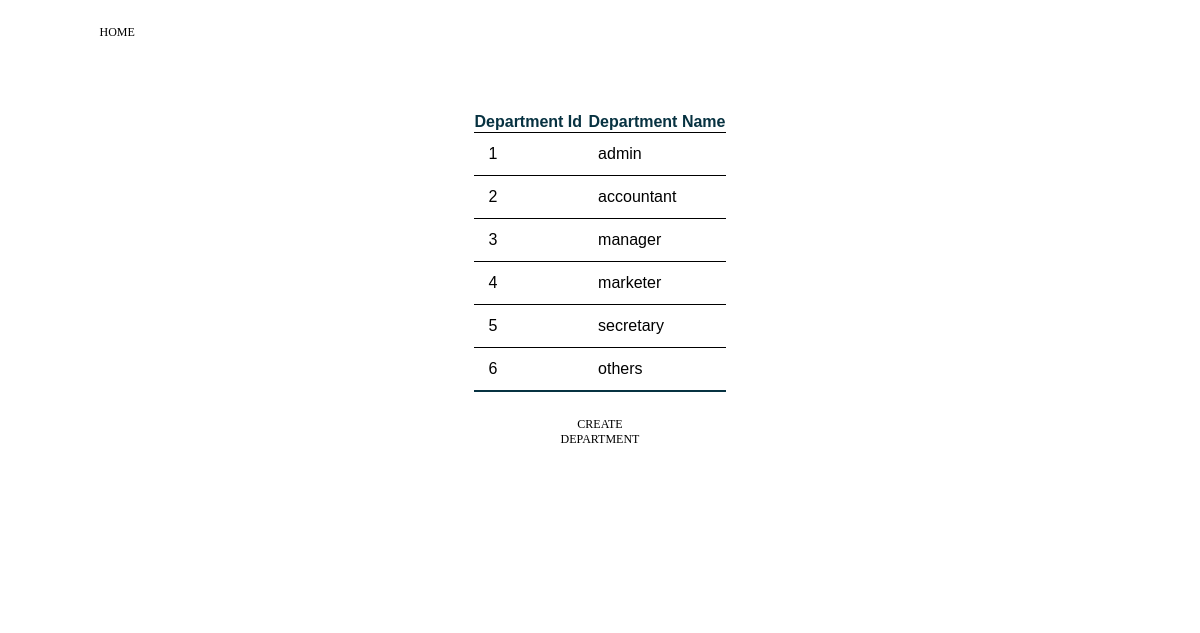
The app's page /nav/dept.php with its own data.
### tables this page shows
CREATE TABLE `departments` (
  `deptId` int(10) NOT NULL,
  `deptName` varchar(100) NOT NULL
);

### nav/dept.php (the view, shortened to what this page needs)
<!DOCTYPE html>
<html lang="en">
<head>
</head>
<body>
<?php
require_once '../inc/conn.php';
$qry="SELECT * FROM departments";
        $result=mysqli_query($cnn, $qry);
echo "<div id='contentbox'>";
        echo"<a href='../frame-c.php'>HOME</a>";
        echo"<center>";
       echo" <h2 >DEPARTMENT LIST</h2>";
echo '<table class="content-tab" border="0">';
echo '<tr><th>Department Id</th><th>&nbsp;Department Name</th>';
while($row=mysqli_fetch_array($result))
{
    echo '<tr>';
    echo '<td>'.$row['deptId'].'</td>';
    echo '<td>'.$row['deptName'].'</td>';
    echo '</tr>';
}
echo '</table>';
echo"<a href='create.php'>CREATE DEPARTMENT</a>";
echo"</center>";
 echo "</div>";
?>
</body>
</html>

### nav/dept.php (style rules this page uses)
a { display:block; background-color:white; color:black; text-decoration:none; width:100px; text-align:center; height: 15px; font-size:12px; }
#contentbox { width:90%; background-color: white; min-height:580px; margin-top:25px; margin-left:5% }
body { background-color:white; }
.content-tab { color:black; background-color:white; border-collapse: collapse; font-family:sans-serif; margin:25px 0; border-radius:5px 5px 0 0; font-size:16px; overflow:hidden; min=width:400px; }
h2 { color:white; }
.content-tab td { padding: 12px 15px; }
.content-tab th { color:rgb(7, 50, 65); }
.content-tab tbody tr { border-bottom:1px solid black; }
.content-tab tbody tr:last-of-type { border-bottom:2px solid rgb(7, 50, 65); }

### records on screen
departments: deptId "1", deptName "admin"
departments: deptId "2", deptName "accountant"
departments: deptId "3", deptName "manager"
departments: deptId "4", deptName "marketer"
departments: deptId "5", deptName "secretary"
departments: deptId "6", deptName "others"
